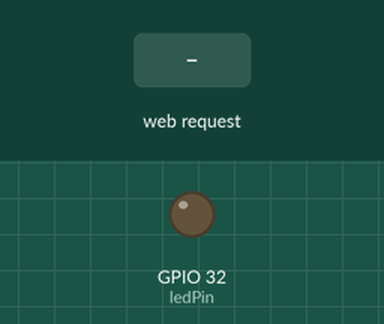
Recording of a sketch running on a simulated ESP32. Shown: output pins drawn as LEDs (lit = HIGH). Inputs (shaded band) come from the test bench. What the sketch prints to the serial monitor is not drawn.

Above: at 1.2 s.
1.3 s: HTTP request GET /on received
At 2.2 s:
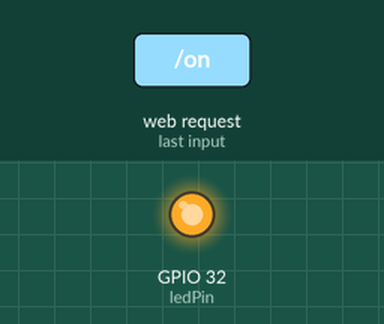
2.8 s: HTTP request GET /off received
At 3.3 s:
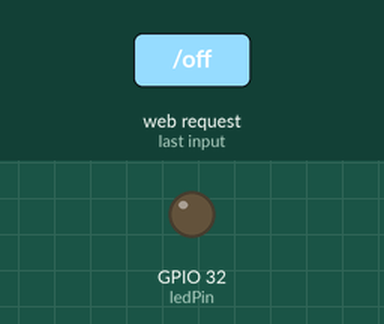
Timing chart, 0 to 5.8 s (numbered marks = the images above; inputs shaded):
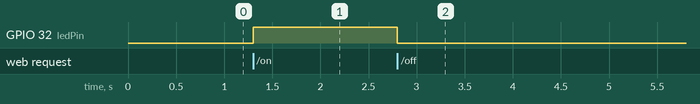

The sketch:

ESP_Glow.ino
```cpp
// ---* ESP Glow *--- //

#include <WiFi.h>
#include <WebServer.h>

const char* ssid = "Thejas's ESP32";
const char* password = "12345678";

const int ledPin = 32;
WebServer server(80);

// ---------- Separate CSS ----------
const char styleCSS[] PROGMEM = R"rawliteral(
body {
  font-family: Arial;
  text-align: center;
  margin-top: 50px;
  background: #000000;
}
.headings {
  color: yellow;
  font-weight: 500;
}
button {
  padding: 20px;
  font-size: 20px;
  background-color: #05d5ff;
  color: #000000;
  font-weight: 650;
  margin: 20px;
  border-radius: 10px;
}
)rawliteral";

// ---------- HTML ----------
const char indexHTML[] PROGMEM = R"rawliteral(
<!DOCTYPE html>
<html>
<head>
  <meta charset="UTF-8">
  <title>ESP Glow</title>
  <link rel="stylesheet" href="/style.css">
</head>
<body>
  <h1 class = "headings">ESP Glow</h1>
  <h3 class = "headings">Controlling an LED using the built-in Wifi of the ESP32 board</h3>
  <button onclick="fetch('/on')">ON</button>
  <button onclick="fetch('/off')">OFF</button>
</body>
</html>
)rawliteral";

// Handlers
void handleRoot()    { server.send_P(200, "text/html", indexHTML); }
void handleStyle()   { server.send_P(200, "text/css", styleCSS); }
void handleLedOn()   { digitalWrite(ledPin, HIGH); server.send(200, "text/plain", "LED ON"); }
void handleLedOff()  { digitalWrite(ledPin, LOW);  server.send(200, "text/plain", "LED OFF"); }

void setup() {
  pinMode(ledPin, OUTPUT);
  Serial.begin(115200);
  WiFi.softAP(ssid, password);
  Serial.print("AP IP: ");
  Serial.println(WiFi.softAPIP());

  server.on("/", handleRoot);
  server.on("/style.css", handleStyle);   // <-- separate CSS route
  server.on("/on", handleLedOn);
  server.on("/off", handleLedOff);
  server.begin();
}

void loop() {
  server.handleClient();
}
```

Measured:
- after the input at 1.3 s, GPIO 32 (ledPin): LOW → HIGH at once
- after the input at 2.8 s, GPIO 32 (ledPin): HIGH → LOW at once
